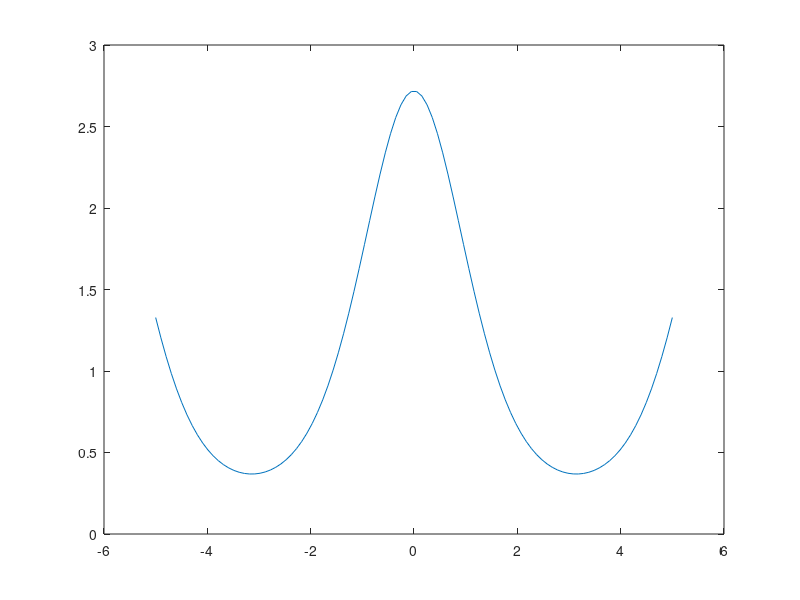

Write MATLAB code to recreate this figure.
function demo_composite_Trapezoid()
    % 梯形切割
    str = 'exp(cos(x))';
    f = inline(str);
    n  = 100; % 切割等份
    a = 0; b = pi;
    h = (b-a)/n;
    ans = 1/2*(f(a) + f(b));
    for i = 1:n- 1
        ans = ans + f(a + i*h);
    end
    ans = ans * h;
    fprintf('%15.14f\n', ans)

    % graph
    a = linspace(-5, 5);
    plot(a, f(a))